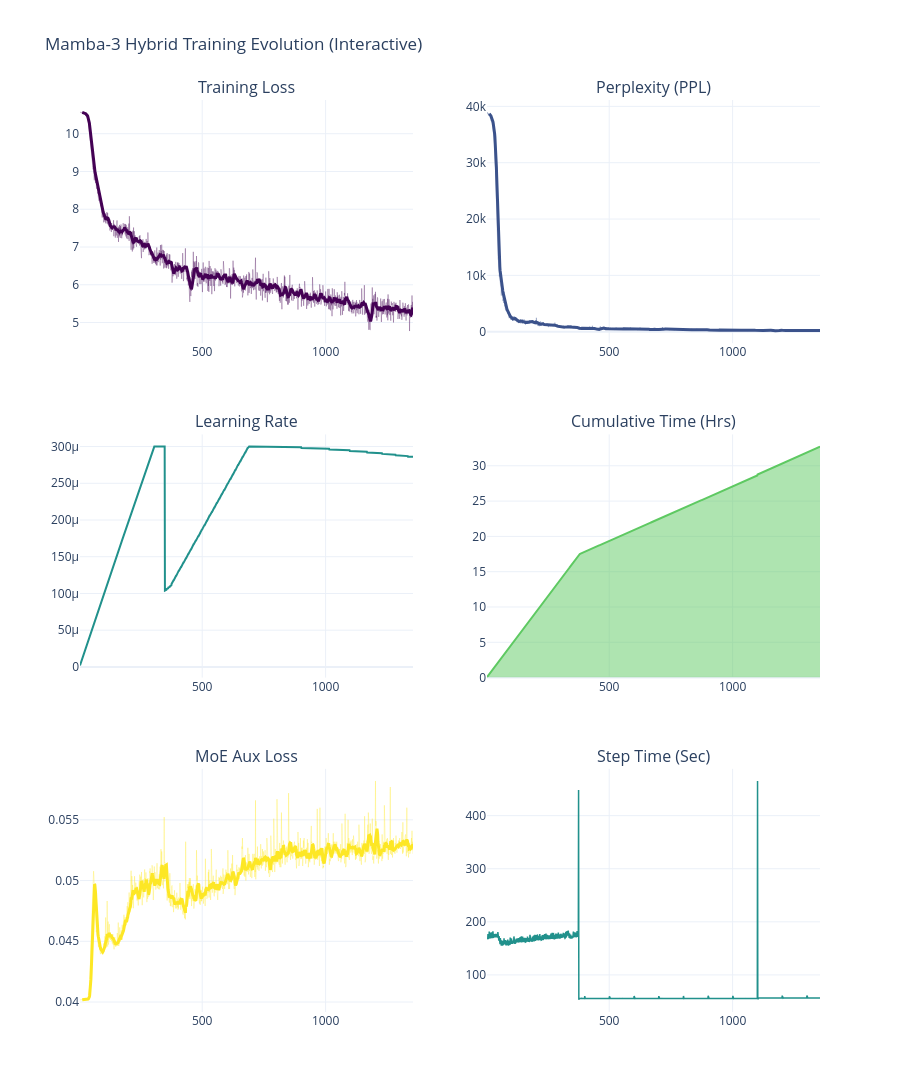

Notebook code cell kept with this figure:
### Markdown cell above
## 📊 第四階段：訓練指標分析與可視化 (Results & Visualization)

讀取 CSV 日誌並繪製訓練曲線。我們關注 Loss 的收斂情況、Perplexity (PPL) 的下降以及硬體資源的使用效率。

### Code cell
import pandas as pd
import numpy as np
import plotly.graph_objects as go
from plotly.subplots import make_subplots
import os

# ==========================================
# 互動式論文等級分析 (Plotly Interactive Analysis)
# ==========================================

A100_CSV = "/Users/hungwei/Desktop/Proj/Mamba3-XR/colab_training_log.csv"
PLATFORM_INFO = "NVIDIA A100"

MOVING_WINDOW = 10
GLOBAL_BATCH = 36
SEQ_LEN = 512

# 1. 數據讀取
df = pd.read_csv(A100_CSV)
df = df.sort_values("step").drop_duplicates(subset=['step'])
df["cum_time_hrs"] = df["step_time"].cumsum() / 3600
total_training_hrs = df["cum_time_hrs"].iloc[-1]

# 指標平滑
df["loss_ma"] = df["loss"].rolling(MOVING_WINDOW).mean()
df["ppl_ma"] = df["ppl"].rolling(MOVING_WINDOW).mean()
df["aux_ma"] = df["aux_loss"].rolling(MOVING_WINDOW).mean()

# 2. 建立 3x2 互動式圖表
fig = make_subplots(
    rows=3, cols=2,
    subplot_titles=("Training Loss", "Perplexity (PPL)", 
                    "Learning Rate", "Cumulative Time (Hrs)",
                    "MoE Aux Loss", "Step Time (Sec)"),
    vertical_spacing=0.1
)

def add_trace_with_ma(fig, x, y, y_ma, name, color, row, col):
    # 原始數據 (半透明)
    fig.add_trace(go.Scatter(x=x, y=y, name=f"{name} (Raw)", 
                             line=dict(color=color, width=1), opacity=0.3, 
                             showlegend=False, hoverinfo='skip'), row=row, col=col)
    # 平滑數據 (實線)
    fig.add_trace(go.Scatter(x=x, y=y_ma, name=name, 
                             line=dict(color=color, width=3), 
                             hovertemplate='Step: %{x}<br>Value: %{y:.4f}'), row=row, col=col)

# (A) Loss
add_trace_with_ma(fig, df['step'], df['loss'], df['loss_ma'], "Loss", "#440154", 1, 1)
# (B) PPL
add_trace_with_ma(fig, df['step'], df['ppl'], df['ppl_ma'], "PPL", "#3b528b", 1, 2)
# (C) LR
fig.add_trace(go.Scatter(x=df['step'], y=df['lr'], name="LR", line=dict(color="#21918c", width=2), 
                         hovertemplate='Step: %{x}<br>LR: %{y:.2e}'), row=2, col=1)
# (D) Time
fig.add_trace(go.Scatter(x=df['step'], y=df['cum_time_hrs'], name="Time", fill='tozeroy', 
                         line=dict(color="#5ec962", width=2), 
                         hovertemplate='Step: %{x}<br>Time: %{y:.2f} hrs'), row=2, col=2)
# (E) Aux Loss
add_trace_with_ma(fig, df['step'], df['aux_loss'], df['aux_ma'], "Aux Loss", "#fde725", 3, 1)
# (F) Step Time
fig.add_trace(go.Scatter(x=df['step'], y=df['step_time'], name="Step Time", line=dict(color="#21918c", width=1.5), 
                         hovertemplate='Step: %{x}<br>Sec: %{y:.2f}s'), row=3, col=2)

fig.update_layout(height=1200, title_text="Mamba-3 Hybrid Training Evolution (Interactive)", 
                  showlegend=False, template="plotly_white")
fig.show()

# 3. 訓練摘要報告
print("\n" + "="*60)
print("        MAMBA-3 HYBRID TRAINING CONFIGURATION")
print("="*60)
print(f"Architecture       : Mamba-3-KMoE (186.14M Params)")
print(f"Training Platform  : {PLATFORM_INFO}")
print(f"Total Duration     : {total_training_hrs:.2f} Hours")
print("="*60 + "\n")

print("="*80)
print("                       MAMBA-3 PRE-TRAINING SCIENTIFIC SUMMARY")
print("="*80)
print(f"[Platform Info]      : {PLATFORM_INFO}")
print(f"[Total Steps]        : {len(df)}")
print(f"[Total Time]         : {total_training_hrs:.2f} Hours")
print(f"[Average Step Time]  : {df['step_time'].mean():.2f} Seconds")
print(f"[Current Loss]       : {df['loss'].iloc[-1]:.4f}")
print(f"[Current PPL]        : {df['ppl'].iloc[-1]:.4f}")
print(f"[Throughput]         : {((len(df) * GLOBAL_BATCH * SEQ_LEN) / (total_training_hrs * 3600)):.2f} Tokens/Sec")
print("="*80)

### Figure 1 — Plotly figure (JSON) as saved in the notebook; plotly's stock layout.template omitted (floating-point values rounded to 4 significant figures; data arrays with more than 128 entries replaced by an {"elided": "..."} marker saying what was removed)
{"data": [{"hoverinfo": "skip", "line": {"color": "#440154", "width": 1}, "name": "Loss (Raw)", "opacity": 0.3, "showlegend": false, "type": "scatter", "x": {"elided": "1350 int values"}, "xaxis": "x", "y": {"elided": "1350 float values"}, "yaxis": "y"}, {"hovertemplate": "Step: %{x}<br>Value: %{y:.4f}", "line": {"color": "#440154", "width": 3}, "name": "Loss", "type": "scatter", "x": {"elided": "1350 int values"}, "xaxis": "x", "y": {"elided": "1350 float values"}, "yaxis": "y"}, {"hoverinfo": "skip", "line": {"color": "#3b528b", "width": 1}, "name": "PPL (Raw)", "opacity": 0.3, "showlegend": false, "type": "scatter", "x": {"elided": "1350 int values"}, "xaxis": "x2", "y": {"elided": "1350 float values"}, "yaxis": "y2"}, {"hovertemplate": "Step: %{x}<br>Value: %{y:.4f}", "line": {"color": "#3b528b", "width": 3}, "name": "PPL", "type": "scatter", "x": {"elided": "1350 int values"}, "xaxis": "x2", "y": {"elided": "1350 float values"}, "yaxis": "y2"}, {"hovertemplate": "Step: %{x}<br>LR: %{y:.2e}", "line": {"color": "#21918c", "width": 2}, "name": "LR", "type": "scatter", "x": {"elided": "1350 int values"}, "xaxis": "x3", "y": {"elided": "1350 float values"}, "yaxis": "y3"}, {"fill": "tozeroy", "hovertemplate": "Step: %{x}<br>Time: %{y:.2f} hrs", "line": {"color": "#5ec962", "width": 2}, "name": "Time", "type": "scatter", "x": {"elided": "1350 int values"}, "xaxis": "x4", "y": {"elided": "1350 float values"}, "yaxis": "y4"}, {"hoverinfo": "skip", "line": {"color": "#fde725", "width": 1}, "name": "Aux Loss (Raw)", "opacity": 0.3, "showlegend": false, "type": "scatter", "x": {"elided": "1350 int values"}, "xaxis": "x5", "y": {"elided": "1350 float values"}, "yaxis": "y5"}, {"hovertemplate": "Step: %{x}<br>Value: %{y:.4f}", "line": {"color": "#fde725", "width": 3}, "name": "Aux Loss", "type": "scatter", "x": {"elided": "1350 int values"}, "xaxis": "x5", "y": {"elided": "1350 float values"}, "yaxis": "y5"}, {"hovertemplate": "Step: %{x}<br>Sec: %{y:.2f}s", "line": {"color": "#21918c", "width": 1.5}, "name": "Step Time", "type": "scatter", "x": {"elided": "1350 int values"}, "xaxis": "x6", "y": {"elided": "1350 float values"}, "yaxis": "y6"}], "layout": {"annotations": [{"font": {"size": 16}, "showarrow": false, "text": "Training Loss", "x": 0.225, "xanchor": "center", "xref": "paper", "y": 1, "yanchor": "bottom", "yref": "paper"}, {"font": {"size": 16}, "showarrow": false, "text": "Perplexity (PPL)", "x": 0.775, "xanchor": "center", "xref": "paper", "y": 1, "yanchor": "bottom", "yref": "paper"}, {"font": {"size": 16}, "showarrow": false, "text": "Learning Rate", "x": 0.225, "xanchor": "center", "xref": "paper", "y": 0.6333, "yanchor": "bottom", "yref": "paper"}, {"font": {"size": 16}, "showarrow": false, "text": "Cumulative Time (Hrs)", "x": 0.775, "xanchor": "center", "xref": "paper", "y": 0.6333, "yanchor": "bottom", "yref": "paper"}, {"font": {"size": 16}, "showarrow": false, "text": "MoE Aux Loss", "x": 0.225, "xanchor": "center", "xref": "paper", "y": 0.2667, "yanchor": "bottom", "yref": "paper"}, {"font": {"size": 16}, "showarrow": false, "text": "Step Time (Sec)", "x": 0.775, "xanchor": "center", "xref": "paper", "y": 0.2667, "yanchor": "bottom", "yref": "paper"}], "height": 1200, "showlegend": false, "title": {"text": "Mamba-3 Hybrid Training Evolution (Interactive)"}, "xaxis": {"anchor": "y", "domain": [0, 0.45]}, "xaxis2": {"anchor": "y2", "domain": [0.55, 1]}, "xaxis3": {"anchor": "y3", "domain": [0, 0.45]}, "xaxis4": {"anchor": "y4", "domain": [0.55, 1]}, "xaxis5": {"anchor": "y5", "domain": [0, 0.45]}, "xaxis6": {"anchor": "y6", "domain": [0.55, 1]}, "yaxis": {"anchor": "x", "domain": [0.7333, 1]}, "yaxis2": {"anchor": "x2", "domain": [0.7333, 1]}, "yaxis3": {"anchor": "x3", "domain": [0.3667, 0.6333]}, "yaxis4": {"anchor": "x4", "domain": [0.3667, 0.6333]}, "yaxis5": {"anchor": "x5", "domain": [0, 0.2667]}, "yaxis6": {"anchor": "x6", "domain": [0, 0.2667]}}}
